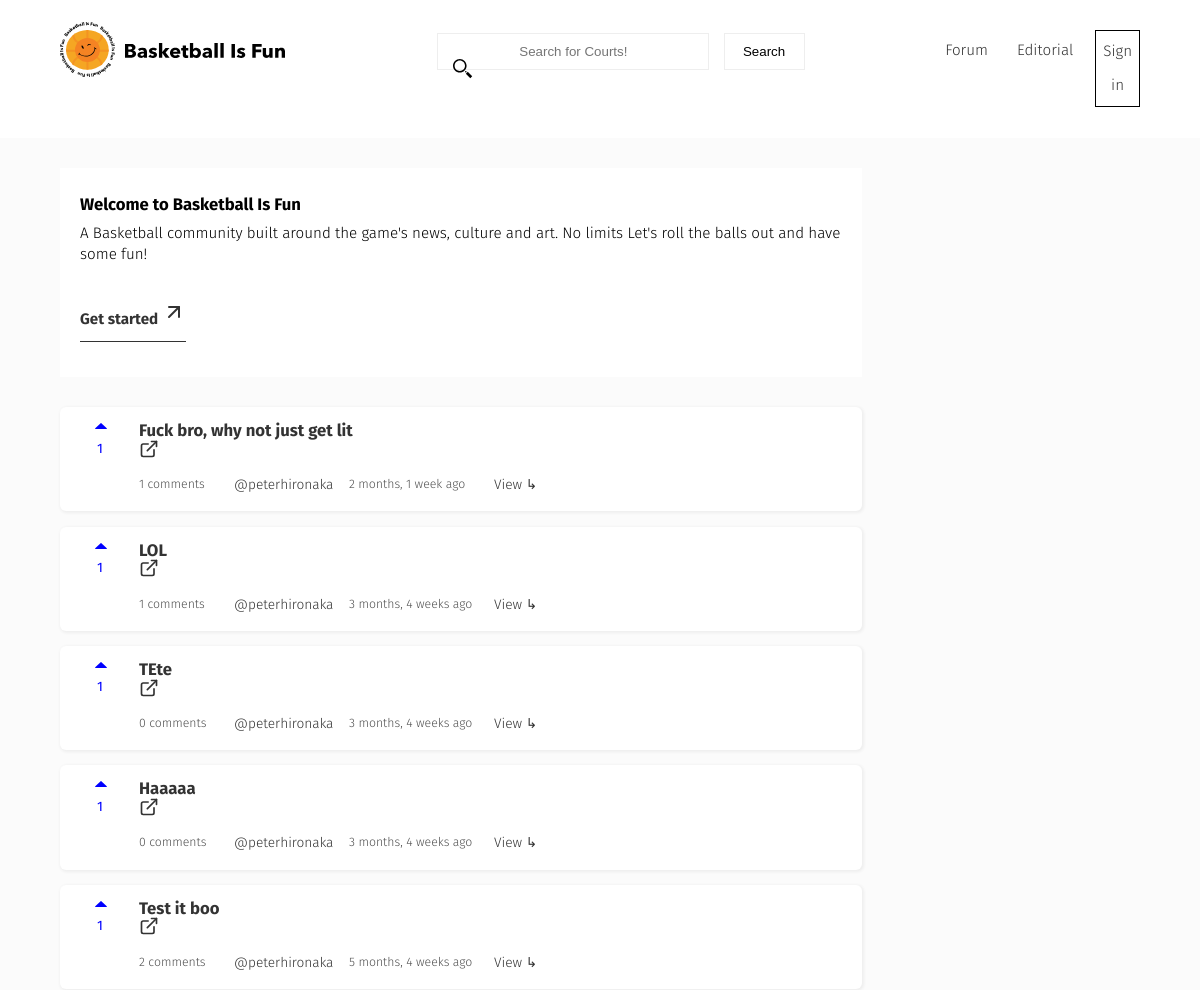
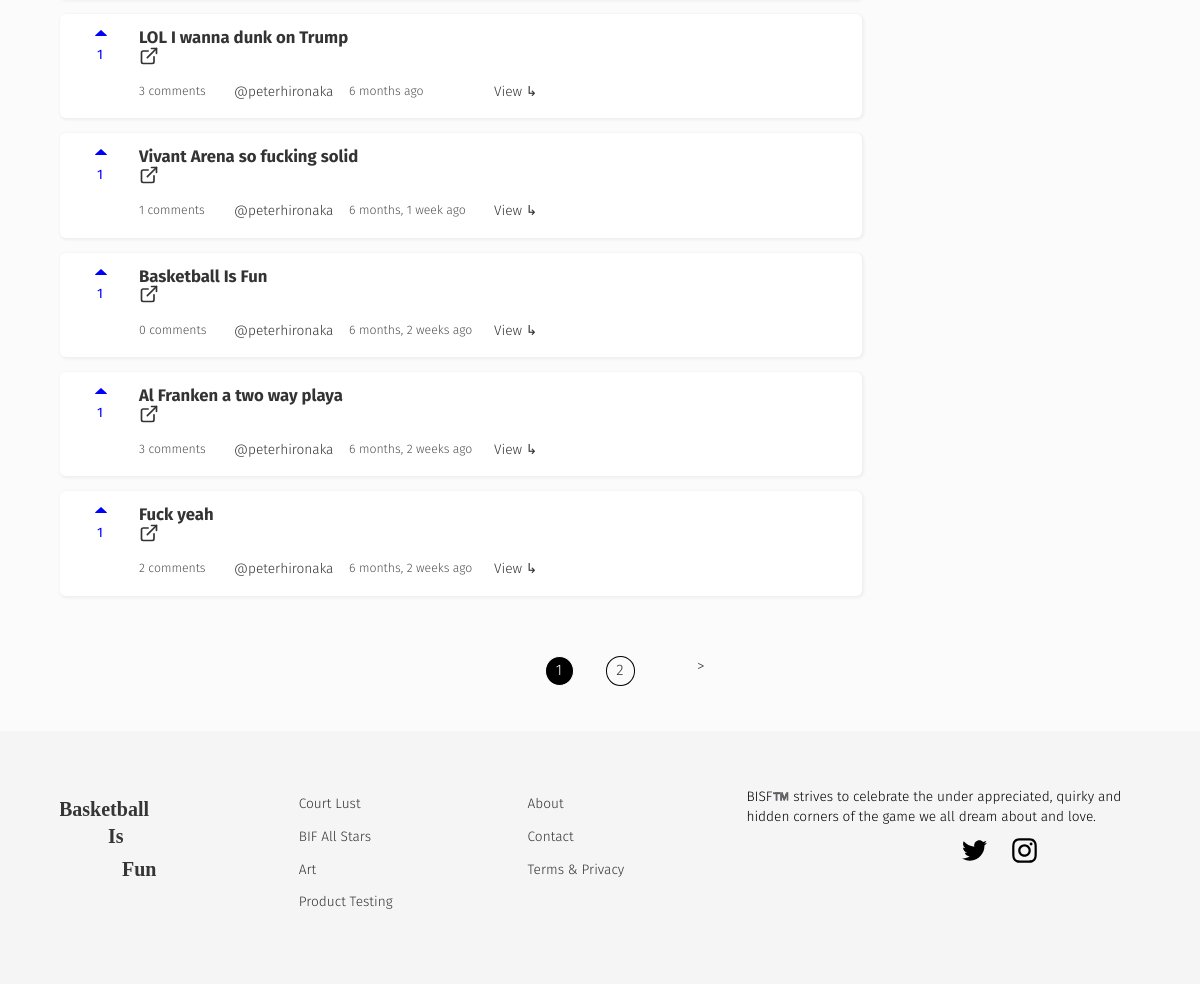
The app's page /forum/ with its own data (2 pictures, top to bottom).
### forum/models.py (models this page shows, shortened)
class Forum(models.Model):
    user = models.ForeignKey(settings.AUTH_USER_MODEL, default=1)
    title = models.CharField(max_length=120)
    slug = models.SlugField(unique=True)
    height_field = models.IntegerField(default=0)
    width_field = models.IntegerField(default=0)
    content = models.TextField()
    link = models.URLField(blank=True)
    likes = models.ManyToManyField(settings.AUTH_USER_MODEL, blank=True, related_name='forum_likes')
    draft = models.BooleanField(default=False)
    publish = models.DateField(auto_now=False, auto_now_add=False)
    updated = models.DateTimeField(auto_now=True, auto_now_add=False)
    timestamp = models.DateTimeField(auto_now=False, auto_now_add=True)
    objects = ForumManager()
    def get_absolute_url(self):
        return reverse("forum:detail", kwargs={"slug": self.slug})
    def get_like_url(self):
        return reverse("forum:like-toggle", kwargs={"slug": self.slug})
    def get_api_like_url(self):
        return reverse("forum:like-api-toggle", kwargs={"slug": self.slug})
    class Meta:
        ordering = ["-timestamp", "-updated"]
    @property
    def comments(self):
        instance = self
        qs = Comment.objects.filter_by_instance(instance)
        return qs

### forum/views.py (the view, shortened to what this page needs)
def forum_list(request):
	today = timezone.now().date()
	queryset_list = Forum.objects.active() #.order_by("-timestamp")
	if request.user:
		queryset_list = Forum.objects.all()
	query = request.GET.get("q")
	paginator = Paginator(queryset_list, 10) # Show 25 contacts per page
	page_request_var = "page"
	page = request.GET.get(page_request_var)
	try:
		queryset = paginator.page(page)
	except PageNotAnInteger:
		queryset = paginator.page(1)
	except EmptyPage:
		queryset = paginator.page(paginator.num_pages)
	context = {
		"object_list": queryset,
		"title": "List",
		"page_request_var": page_request_var,
		"today": today,
	}
	return render(request, "forum_list.html", context)

### comments/models.py (called while the page is built)
    def filter_by_instance(self, instance):
        content_type = ContentType.objects.get_for_model(instance.__class__)
        obj_id = instance.id
        qs = super(CommentManager, self).filter(content_type=content_type, object_id= obj_id).filter(parent=None)
        return qs

### forum/models.py (called while the page is built)
    def active(self, *args, **kwargs):
        return super(ForumManager, self).filter(draft=False).filter(publish__lte=timezone.now())

### templates/forum_list.html (shortened to what this page needs)
{% extends "base.html" %}
 {% block container-page %}forum-detail{% endblock container-page %}
{% block content %}
<div class="forum-intro">
  <h3>Welcome to Basketball Is Fun</h3>
  <p>A Basketball community built around the game's news, culture and art. No limits Let's roll the balls out and have some fun! </p>
  <a class="forum-button" href='{% url "forum:create" %}'>Get started <svg xmlns="http://www.w3.org/2000/svg" width="24" height="24" viewBox="0 0 24 24" fill="none" stroke="currentColor" stroke-width="2" stroke-linecap="round" stroke-linejoin="round" class="feather feather-arrow-up-right"><line x1="7" y1="17" x2="17" y2="7"></line><polyline points="7 7 17 7 17 17"></polyline></svg></a>
</div>
<div class="page-content--static">
{% for obj in object_list %}
<div class="forum-item">
  <div class="forum-likes">
    <a class='like-btn caption-stats' data-href='{{ obj.get_api_like_url }}' data-likes='{{ obj.likes.count }}'  href='{{ obj.get_like_url }}' class="forum-content--icon">
<p>{{ obj.likes.count }}</p> </a>
  </div>
<div class="forum-content ">
        <h3><a href="{{ obj.get_absolute_url }}">{{ obj.title }}</a> </h3>
       {% if obj.link %} <a href="{{ obj.link }}" target="_blank"> </a> {% endif %}
    <div class="caption">
      <a  data-href='{{ obj.get_api_comment_url }}' class=" caption-stats" data-likes='{{ obj.comments.count }}'>{{ obj.comments.count }} comments</a>
    {% if obj.user %}<p><a href='/profiles/{{ obj.user }}'>@{{ obj.user }}</p></a>{% endif %}
    <p class="caption-stats">{{ obj.timestamp|timesince }} ago</p>
     <a href="{{ obj.get_absolute_url }}" class="btn btn-primary" role="button">View  ↳</a>
      </div>
</div>
</div>
{% endfor %}
</div>
</div>
{% if object_list.has_other_pages %}
  <ul class="pagination">
    {% for i in object_list.paginator.page_range %}
      {% if object_list.number == i %}
        <li class="page active"><span>{{ i }} </span></li>
      {% else %}
        <li class="page number"><a href="?page={{ i }}">{{ i }}</a></li>
      {% endif %}
    {% endfor %}
    {% if object_list.has_next %}
      <li class="next"><a href="?page={{ object_list.next_page_number }}">> </a></li>
    {% endif %}
  </ul>
{% endif %}
{% endblock content %}

### static/css/main.css (style rules this page uses)
body,footer h3 { font-weight:300 }
#id_password,.forum-intro a.search-button,.search-field,body { font-family:'Fira Sans',sans-serif }
li,nav ul li { list-style:none }
body { border:0;padding:0;-webkit-text-size-adjust:100%;-webkit-font-feature-settings:"kern" 1;-moz-font-feature-settings:"kern" 1;-o-font-feature-settings:"kern" 1;font-feature-settings:"kern" 1;font-kerning:normal;background-color:#fbfbfb;line-height:1.4;font-size:.95em;overflow-x:hidden }
body,html { min-height:100%;margin:0 }
a { color:#333;text-decoration:none }
p { margin:10px 0 }
h1,h2,h3,h4 { margin:0 }
.page-content--static { grid-column:1/4;margin:1em 0 0;position:relative }
.page-content--static .forum-item { display:grid;background:#fff;grid-template-columns:30px 1fr;grid-gap:19px;padding:7px 30px;box-shadow:1px 1px 3px 1px #eee;margin:1em 0;border-radius:6px }
.page-content--static .forum-item .forum-likes { margin:0 }
.page-content--static .forum-item .forum-likes p { max-width:20px;margin:3px 0;color:#00f;font-weight:400 }
h3 { font-size:1.1em;line-height:1;margin:0;padding:8px 0 0 }
.forum-intro { grid-column:1/4;background-color:#fff;margin-top:2em;padding:20px }
.courts-button,.forum-button { max-width:116px;padding:10px 0;font-weight:700;border-bottom:1px solid }
.forum-button { margin:1em auto;text-align:left;display:inline-table }
.forum-content--icon,.like-btn { padding:5px;margin:5px 11px 10px 0;text-align:center;-webkit-transition:all .1s ease 0s;-moz-transition:all .1s ease 0s;-o-transition:all .1s ease 0s;transition:all .1s ease 0s }
.forum-content { background:#fff;margin:0 }
.caption,.pagination { display:grid;grid-column-gap:2rem }
.caption { grid-template-columns:minmax(max-content,80px) minmax(100px,100px) 130px minmax(max-content,80px);grid-gap:15px;font-size:.9em;padding:0 }
.caption a { margin:10px 0 }
.caption p { height:auto }
.caption-stats { font-size:.9em;color:#505050 }
.pagination { margin:3em 0;position:relative;text-align:center;grid-template-columns:repeat(auto-fit,minmax(29px,.01fr));justify-content:center }
.pagination li.page { border:1px solid;padding:3px;border-radius:50% }
.pagination li.page.active { background:#000;color:#fff }
.next,.previous { margin:0 2em }

### records on screen
Forum: likes.count "1", title "Fuck bro, why not just get lit", comments.count "1", user "peterhironaka", timestamp "2 months, 1 week"
Forum: likes.count "1", title "LOL", comments.count "1", user "peterhironaka", timestamp "3 months, 4 weeks"
Forum: likes.count "1", title "TEte", comments.count "0", user "peterhironaka", timestamp "3 months, 4 weeks"
Forum: likes.count "1", title "Haaaaa", comments.count "0", user "peterhironaka", timestamp "3 months, 4 weeks"
Forum: likes.count "1", title "Test it boo", comments.count "2", user "peterhironaka", timestamp "5 months, 4 weeks"
Forum: likes.count "1", title "LOL I wanna dunk on Trump", comments.count "3", user "peterhironaka", timestamp "6 months"
Forum: likes.count "1", title "Vivant Arena so fucking solid", comments.count "1", user "peterhironaka", timestamp "6 months, 1 week"
Forum: likes.count "1", title "Basketball Is Fun", comments.count "0", user "peterhironaka", timestamp "6 months, 2 weeks"
Forum: likes.count "1", title "Al Franken a two way playa", comments.count "3", user "peterhironaka", timestamp "6 months, 2 weeks"
Forum: likes.count "1", title "Fuck yeah", comments.count "2", user "peterhironaka", timestamp "6 months, 2 weeks"

### other values on screen
{{ i }} "1"
{{ i }} "2"
